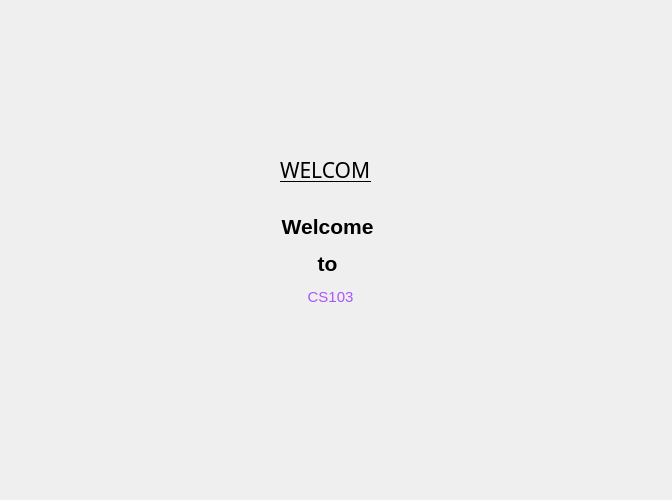
<?xml version="1.0" encoding="UTF-8"?>
<ui version="4.0">
 <class>Dialog2</class>
 <widget class="QDialog" name="Dialog2">
  <property name="geometry">
   <rect>
    <x>0</x>
    <y>0</y>
    <width>672</width>
    <height>500</height>
   </rect>
  </property>
  <property name="windowTitle">
   <string>Dialog</string>
  </property>
  <widget class="QLabel" name="Welcome">
   <property name="geometry">
    <rect>
     <x>280</x>
     <y>140</y>
     <width>91</width>
     <height>61</height>
    </rect>
   </property>
   <property name="font">
    <font>
     <family>MS Gothic</family>
     <pointsize>16</pointsize>
     <underline>true</underline>
    </font>
   </property>
   <property name="text">
    <string>&lt;!DOCTYPE HTML PUBLIC &quot;-//W3C//DTD HTML 4.0//EN&quot; &quot;http://www.w3.org/TR/REC-html40/strict.dtd&quot;&gt;
&lt;html&gt;&lt;head&gt;&lt;meta name=&quot;qrichtext&quot; content=&quot;1&quot; /&gt;&lt;style type=&quot;text/css&quot;&gt;
p, li { white-space: pre-wrap; }
&lt;/style&gt;&lt;/head&gt;&lt;body style=&quot; font-family:'MS Gothic'; font-size:16pt; font-weight:400; font-style:normal;&quot;&gt;
&lt;p align=&quot;center&quot; style=&quot; margin-top:12px; margin-bottom:12px; margin-left:0px; margin-right:0px; -qt-block-indent:0; text-indent:0px;&quot;&gt;WELCOME&lt;/p&gt;&lt;/body&gt;&lt;/html&gt;</string>
   </property>
  </widget>
  <widget class="QLabel" name="label">
   <property name="geometry">
    <rect>
     <x>260</x>
     <y>210</y>
     <width>141</width>
     <height>101</height>
    </rect>
   </property>
   <property name="text">
    <string>&lt;html&gt;&lt;head/&gt;&lt;body&gt;&lt;p align=&quot;center&quot;&gt;&lt;span style=&quot; font-size:16pt; font-weight:600;&quot;&gt;Welcome &lt;/span&gt;&lt;/p&gt;&lt;p align=&quot;center&quot;&gt;&lt;span style=&quot; font-size:16pt; font-weight:600;&quot;&gt;to &lt;/span&gt;&lt;/p&gt;&lt;p align=&quot;center&quot;&gt;&lt;span style=&quot; font-size:11pt; color:#aa55ff;&quot;&gt;CS103&lt;/span&gt;&lt;/p&gt;&lt;/body&gt;&lt;/html&gt;</string>
   </property>
  </widget>
 </widget>
 <resources/>
 <connections/>
</ui>
